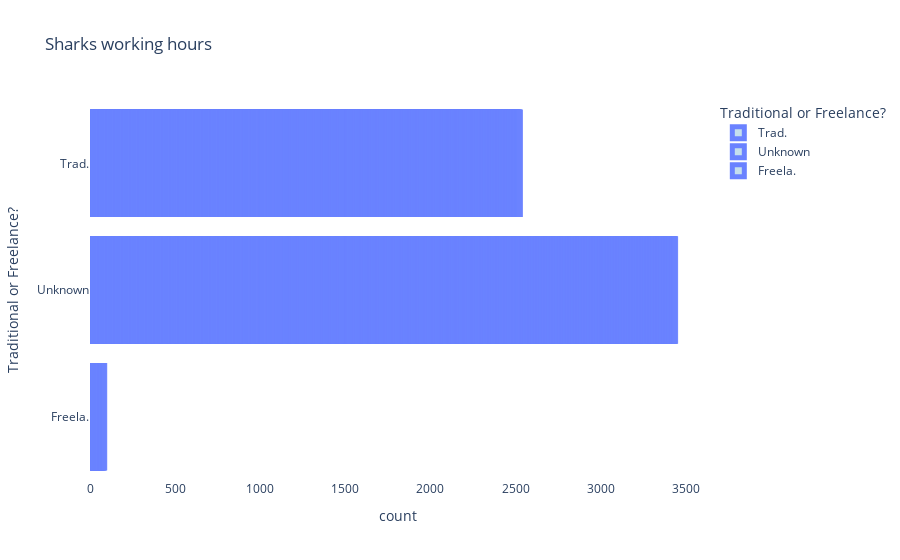

Write notebook code for a chart like this one.
### Code cell
fig2 = px.bar(df_attacks_2, y="Traditional or Freelance?", color = "Traditional or Freelance?", 
             hover_name="Traditional or Freelance?", title="Sharks working hours", opacity = 0.5)

fig2.update_layout({
'plot_bgcolor': 'rgba(100, 0, 0, 0)',
'paper_bgcolor': 'rgba(0, 0, 0, 0)'
})

fig2.update_traces(marker_color='rgb(158,202,225)',
                   marker_line_color='rgb(8,48,255)',
                  marker_line_width=6, opacity=0.6)


fig2.show()

### Figure 1 — Plotly figure (JSON) as saved in the notebook; plotly's stock layout.template omitted (floating-point values rounded to 4 significant figures; data arrays with more than 128 entries replaced by an {"elided": "..."} marker saying what was removed)
{"data": [{"alignmentgroup": "True", "hovertemplate": "<b>%{hovertext}</b><br><br>Traditional or Freelance?=%{y}<br>count=%{x}<extra></extra>", "hovertext": {"elided": "2526 str values"}, "legendgroup": "Trad.", "marker": {"color": "rgb(158,202,225)", "line": {"color": "rgb(8,48,255)", "width": 6}, "opacity": 0.5, "pattern": {"shape": ""}}, "name": "Trad.", "offsetgroup": "Trad.", "opacity": 0.6, "orientation": "h", "showlegend": true, "textposition": "auto", "type": "bar", "x": {"elided": "2526 int values"}, "xaxis": "x", "y": {"elided": "2526 str values"}, "yaxis": "y"}, {"alignmentgroup": "True", "hovertemplate": "<b>%{hovertext}</b><br><br>Traditional or Freelance?=%{y}<br>count=%{x}<extra></extra>", "hovertext": {"elided": "3438 str values"}, "legendgroup": "Unknown", "marker": {"color": "rgb(158,202,225)", "line": {"color": "rgb(8,48,255)", "width": 6}, "opacity": 0.5, "pattern": {"shape": ""}}, "name": "Unknown", "offsetgroup": "Unknown", "opacity": 0.6, "orientation": "h", "showlegend": true, "textposition": "auto", "type": "bar", "x": {"elided": "3438 int values"}, "xaxis": "x", "y": {"elided": "3438 str values"}, "yaxis": "y"}, {"alignmentgroup": "True", "hovertemplate": "<b>%{hovertext}</b><br><br>Traditional or Freelance?=%{y}<br>count=%{x}<extra></extra>", "hovertext": ["Freela.", "Freela.", "Freela.", "Freela.", "Freela.", "Freela.", "Freela.", "Freela.", "Freela.", "Freela.", "Freela.", "Freela.", "Freela.", "Freela.", "Freela.", "Freela.", "Freela.", "Freela.", "Freela.", "Freela.", "Freela.", "Freela.", "Freela.", "Freela.", "Freela.", "Freela.", "Freela.", "Freela.", "Freela.", "Freela.", "Freela.", "Freela.", "Freela.", "Freela.", "Freela.", "Freela.", "Freela.", "Freela.", "Freela.", "Freela.", "Freela.", "Freela.", "Freela.", "Freela.", "Freela.", "Freela.", "Freela.", "Freela.", "Freela.", "Freela.", "Freela.", "Freela.", "Freela.", "Freela.", "Freela.", "Freela.", "Freela.", "Freela.", "Freela.", "Freela.", "Freela.", "Freela.", "Freela.", "Freela.", "Freela.", "Freela.", "Freela.", "Freela.", "Freela.", "Freela.", "Freela.", "Freela.", "Freela.", "Freela.", "Freela.", "Freela.", "Freela.", "Freela.", "Freela.", "Freela.", "Freela.", "Freela.", "Freela.", "Freela."], "legendgroup": "Freela.", "marker": {"color": "rgb(158,202,225)", "line": {"color": "rgb(8,48,255)", "width": 6}, "opacity": 0.5, "pattern": {"shape": ""}}, "name": "Freela.", "offsetgroup": "Freela.", "opacity": 0.6, "orientation": "h", "showlegend": true, "textposition": "auto", "type": "bar", "x": [1, 1, 1, 1, 1, 1, 1, 1, 1, 1, 1, 1, 1, 1, 1, 1, 1, 1, 1, 1, 1, 1, 1, 1, 1, 1, 1, 1, 1, 1, 1, 1, 1, 1, 1, 1, 1, 1, 1, 1, 1, 1, 1, 1, 1, 1, 1, 1, 1, 1, 1, 1, 1, 1, 1, 1, 1, 1, 1, 1, 1, 1, 1, 1, 1, 1, 1, 1, 1, 1, 1, 1, 1, 1, 1, 1, 1, 1, 1, 1, 1, 1, 1, 1], "xaxis": "x", "y": ["Freela.", "Freela.", "Freela.", "Freela.", "Freela.", "Freela.", "Freela.", "Freela.", "Freela.", "Freela.", "Freela.", "Freela.", "Freela.", "Freela.", "Freela.", "Freela.", "Freela.", "Freela.", "Freela.", "Freela.", "Freela.", "Freela.", "Freela.", "Freela.", "Freela.", "Freela.", "Freela.", "Freela.", "Freela.", "Freela.", "Freela.", "Freela.", "Freela.", "Freela.", "Freela.", "Freela.", "Freela.", "Freela.", "Freela.", "Freela.", "Freela.", "Freela.", "Freela.", "Freela.", "Freela.", "Freela.", "Freela.", "Freela.", "Freela.", "Freela.", "Freela.", "Freela.", "Freela.", "Freela.", "Freela.", "Freela.", "Freela.", "Freela.", "Freela.", "Freela.", "Freela.", "Freela.", "Freela.", "Freela.", "Freela.", "Freela.", "Freela.", "Freela.", "Freela.", "Freela.", "Freela.", "Freela.", "Freela.", "Freela.", "Freela.", "Freela.", "Freela.", "Freela.", "Freela.", "Freela.", "Freela.", "Freela.", "Freela.", "Freela."], "yaxis": "y"}], "layout": {"barmode": "relative", "legend": {"title": {"text": "Traditional or Freelance?"}, "tracegroupgap": 0}, "paper_bgcolor": "rgba(0, 0, 0, 0)", "plot_bgcolor": "rgba(100, 0, 0, 0)", "title": {"text": "Sharks working hours"}, "xaxis": {"anchor": "y", "domain": [0, 1], "title": {"text": "count"}}, "yaxis": {"anchor": "x", "categoryarray": ["Freela.", null, "Unknown", "Trad."], "categoryorder": "array", "domain": [0, 1], "title": {"text": "Traditional or Freelance?"}}}}
